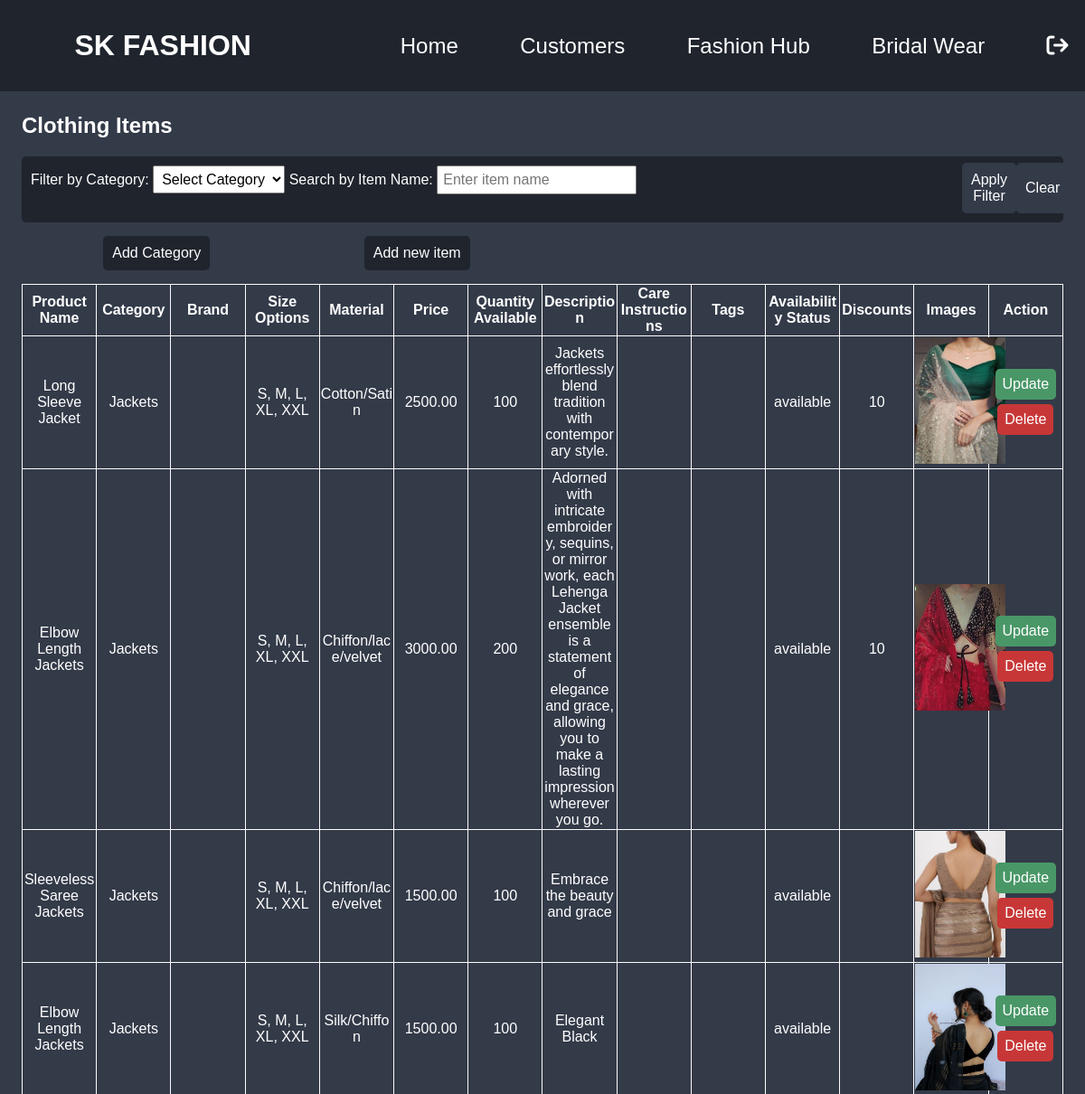
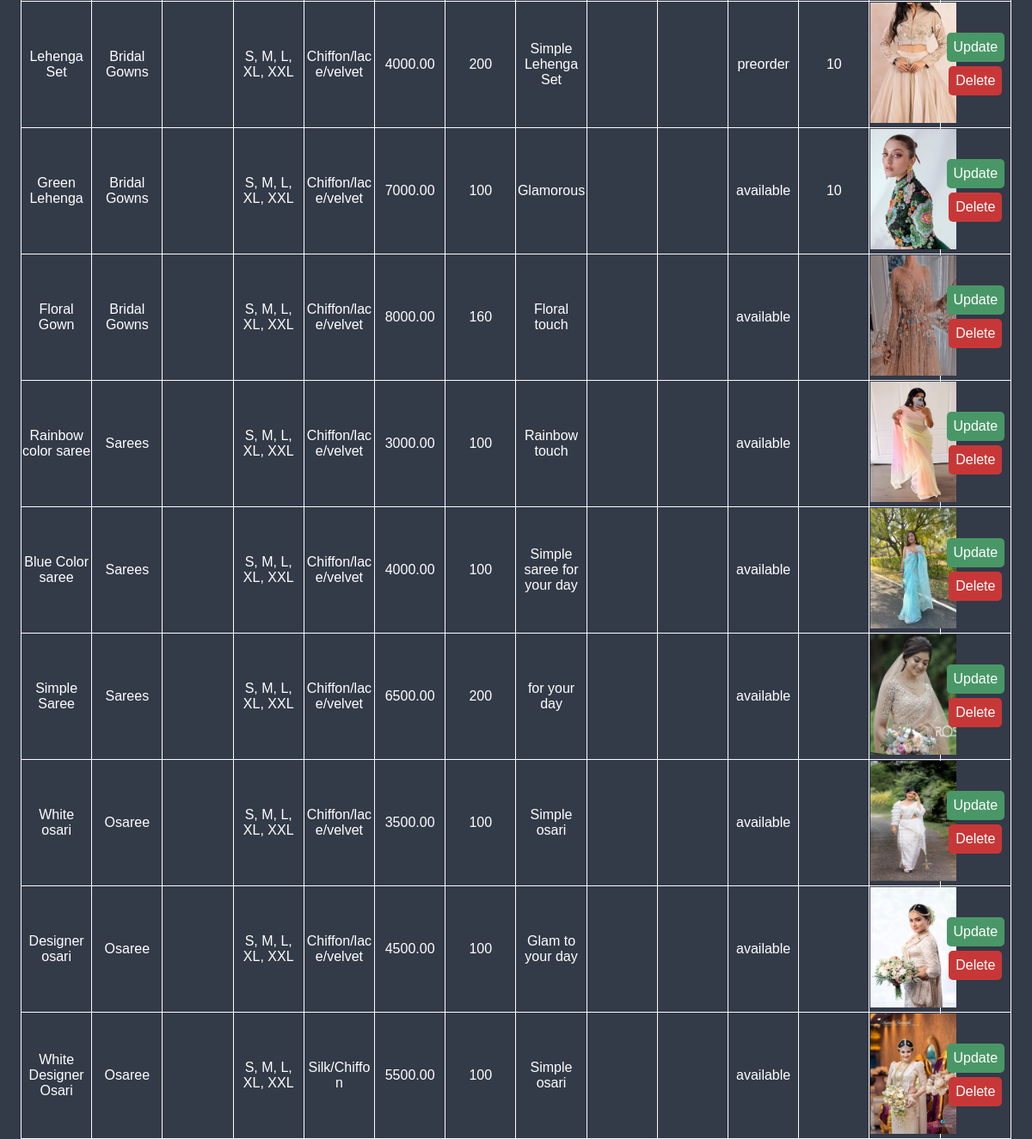
Screenshot of /filtered_items_BW.php with the database file from the repository (2 pictures, top to bottom).
### tables this page shows
CREATE TABLE `clothing_items_bridal_wear` (
  `id` int(11) NOT NULL,
  `productName` varchar(255) NOT NULL,
  `category` varchar(50) NOT NULL,
  `brand` varchar(100) DEFAULT NULL,
  `gender` varchar(20) NOT NULL,
  `sizeOptions` varchar(50) DEFAULT NULL,
  `material` varchar(100) NOT NULL,
  `price` decimal(10,2) NOT NULL,
  `quantityAvailable` int(11) NOT NULL,
  `images` text DEFAULT NULL,
  `description` text NOT NULL,
  `careInstructions` text DEFAULT NULL,
  `tags` varchar(255) DEFAULT NULL,
  `availabilityStatus` varchar(20) NOT NULL,
  `discounts` varchar(255) DEFAULT NULL,
  `created_at` timestamp NOT NULL DEFAULT current_timestamp()
);

### filtered_items_BW.php (the view, shortened to what this page needs)
<?php
    include "./header.php";
?>
<!DOCTYPE html>
<html lang="en">
<head>
    <link rel="stylesheet" href="./Styles/Admin_Styles/add_item.css">
</head>
<body>
<div class="main">
        <?php
        $db = new connection();
        $conn = $db->getConnection();
        $stmt = $conn->prepare("SELECT * FROM clothing_items_bridal_wear");
        $stmt->execute();
        $category = '';
        $itemName = '';
        if (!empty($category) && !empty($itemName)) {
            $stmt = $conn->prepare("SELECT * FROM clothing_items_bridal_wear
                                    WHERE category = :category
                                    AND productName LIKE :itemName");
            $stmt->bindParam(':category', $category, PDO::PARAM_STR);
            $stmt->bindParam(':itemName', $itemName, PDO::PARAM_STR);
        } elseif (!empty($category)) {
            $stmt = $conn->prepare("SELECT * FROM clothing_items_bridal_wear
                                    WHERE category = :category");
            $stmt->bindParam(':category', $category, PDO::PARAM_STR);
        } elseif (!empty($itemName)) {
            $stmt = $conn->prepare("SELECT * FROM clothing_items_bridal_wear
                                    WHERE productName LIKE :itemName");
            $stmt->bindParam(':itemName', $itemName, PDO::PARAM_STR);
        } else {
            $stmt = $conn->prepare("SELECT * FROM clothing_items_bridal_wear");
        }
        $stmt->execute();
        $result = $stmt->fetchAll(PDO::FETCH_ASSOC);
        ?>
        <h2>Clothing Items</h2>
        <form action="./filtered_items_BW.php" method="get">
            <div class="top-box">
                <label for="category">Filter by Category:</label>
                <select id="category" name="category">
                    <option value="" selected disabled>Select Category</option>
                </select>
                <label for="itemName">Search by Item Name:</label>
                <input type="text" id="itemName" name="itemName" placeholder="Enter item name">
                <div class="btn-apply-clear">
                    <button class="apply-clear" id="applyBtn" type="submit">Apply Filter</button>
                    <button class="apply-clear" type="button" id="clearBtn">Clear</button>
                </div>
            </div>
            <div class="addBtns">
                <a id="addCategory" href="./add_new_category_BW.php">Add Category</a>
                <a id="addItem" href="./add_item_BW.php">Add new item</a>
            </div>
        </form>
        <?php
        if (count($result) > 0) {
            ?>
            <table border="1">
                <tr>
                    <th>Product Name</th>
                    <th>Category</th>
                    <th>Brand</th>
                    <th>Size Options</th>
                    <th>Material</th>
                    <th>Price</th>
                    <th>Quantity Available</th>
                    <th>Description</th>
                    <th>Care Instructions</th>
                    <th>Tags</th>
                    <th>Availability Status</th>
                    <th>Discounts</th>
                    <th>Images</th>
                    <th>Action</th>
                </tr>
                <?php foreach ($result as $row): ?>
                    <tr>
                        <td><?= $row['productName'] ?></td>
                        <td><?= $row['category'] ?></td>
                        <td><?= $row['brand'] ?></td>
                        <td><?= $row['sizeOptions'] ?></td>
                        <td><?= $row['material'] ?></td>
                        <td><?= $row['price'] ?></td>
                        <td><?= $row['quantityAvailable'] ?></td>
                        <td><?= $row['description'] ?></td>
                        <td><?= $row['careInstructions'] ?></td>
                        <td><?= $row['tags'] ?></td>
                        <td><?= $row['availabilityStatus'] ?></td>
                        <td><?= $row['discounts'] ?></td>
                        <td>
                            <?php
                            $images = explode(', ', $row['images']);
                            if (!empty($images)) {
                                echo '<img class="item-image" src="' . $images[0] . '" alt="Image">';
                            } else {
                                echo 'No Image';
                            }
                            ?>
                    </td>
                    <td>
                        <button type="button" class="updateClass" id="btnUpdate" data-bs-toggle="modal" data-bs-target="#updateFormModal" data-item-id="<?= $row['id'] ?>">Update</button>
                        <form action="./delete_item_BW.php" method="post">
                            <button type="submit" class="deleteClass" id="btnDelete" name="delete_item">Delete</button>
                        </form>
                    </tr>
                <?php endforeach; ?>
            </table>
        <?php
        } else {
            echo '<div class="alert alert-warning" role="alert">No items found.</div>';
        }
        ?>
</div>
</body>
</html>

### Styles/Admin_Styles/header.css (style rules this page uses)
* { font-family: 'Poppins', sans-serif; }
body { background: hsl(219, 17%, 24%); color: white; }

### Styles/Admin_Styles/add_item.css (style rules this page uses)
body { margin:0; padding: 0; font-family: Arial, Helvetica, sans-serif; }
.main { margin-top: 125px; width: 96%; margin-left: 2%; height: auto; }
form .top-box { padding: 10px; background-color: hsl(219, 18%, 15%); border-radius: 5px; }
.main form #category { font-size: 1rem; padding: 5px; }
.main form #itemName { font-size: 1rem; padding: 5px; }
.main form .btn-apply-clear { margin-left: 1030px; margin-top: -35px; display: flex; justify-content: space-around; }
.main form .btn-apply-clear #applyBtn { background-color: hsl(219, 17%, 24%); color: white; }
.main form .btn-apply-clear #clearBtn { background-color: hsl(219, 17%, 24%); color: white; }
.main form .apply-clear { padding: 10px; font-size: 1rem; border: none; border-radius: 5px; cursor: pointer; }
.main .addBtns { margin-top: 10px; margin-bottom: 10px; display: flex; justify-content: space-around; width: 50%; padding: 5px; }
.main .addBtns a { padding: 10px; border-radius: 5px; }
.main .addBtns #addCategory { background-color: hsl(219, 18%, 15%); color: white; text-decoration: none; }
.main .addBtns #addItem { background-color: hsl(219, 18%, 15%); color: white; text-decoration: none; }
table { border-collapse: collapse; width: 100%; table-layout: fixed; }
table, th, td { border: 1px solid rgb(253, 252, 252); word-wrap: break-word; }
th, td { text-align: center; }
table th { background-color: hsl(219, 17%, 24%); color: white; }
table .updateClass { border: none; padding: 8px; font-size: 1rem; border-radius: 5px; cursor: pointer; color: white; }
table .deleteClass { border: none; padding: 8px; font-size: 1rem; border-radius: 5px; cursor: pointer; color: white; }
table #btnUpdate { background-color: hsl(143, 35%, 44%); }
table #btnDelete { background-color: hsl(0, 57%, 50%); margin-top: 5px; }
.item-image { width: 100px !important; height: 140px !important; }

### rows the page displays
clothing_items_bridal_wear: productName "Long Sleeve Jacket", category "Jackets", sizeOptions "S, M, L, XL, XXL", material "Cotton/Satin", price "2500.00", quantityAvailable "100", description "Jackets effortlessly blend tradition with contemporary style.", availabilityStatus "available", discounts "10", shows a picture
clothing_items_bridal_wear: productName "Elbow Length Jackets", category "Jackets", sizeOptions "S, M, L, XL, XXL", material "Chiffon/lace/velvet", price "3000.00", quantityAvailable "200", description "Adorned with intricate embroidery, sequins, or mirror work, each Lehenga Jacket ensemble is a statement of elegance and grace, allowing you to make a lasting impression wherever you go.", availabilityStatus "available", discounts "10", shows a picture
clothing_items_bridal_wear: productName "Sleeveless Saree Jackets", category "Jackets", sizeOptions "S, M, L, XL, XXL", material "Chiffon/lace/velvet", price "1500.00", quantityAvailable "100", description "Embrace the beauty and grace", availabilityStatus "available", shows a picture
clothing_items_bridal_wear: productName "Elbow Length Jackets", category "Jackets", sizeOptions "S, M, L, XL, XXL", material "Silk/Chiffon", price "1500.00", quantityAvailable "100", description "Elegant Black", availabilityStatus "available", shows a picture
clothing_items_bridal_wear: productName "Lehenga Set", category "Bridal Gowns", sizeOptions "S, M, L, XL, XXL", material "Chiffon/lace/velvet", price "4000.00", quantityAvailable "200", description "Simple Lehenga Set", availabilityStatus "preorder", discounts "10", shows a picture
clothing_items_bridal_wear: productName "Green Lehenga", category "Bridal Gowns", sizeOptions "S, M, L, XL, XXL", material "Chiffon/lace/velvet", price "7000.00", quantityAvailable "100", description "Glamorous", availabilityStatus "available", discounts "10", shows a picture
clothing_items_bridal_wear: productName "Floral Gown", category "Bridal Gowns", sizeOptions "S, M, L, XL, XXL", material "Chiffon/lace/velvet", price "8000.00", quantityAvailable "160", description "Floral touch", availabilityStatus "available", shows a picture
clothing_items_bridal_wear: productName "Rainbow color saree", category "Sarees", sizeOptions "S, M, L, XL, XXL", material "Chiffon/lace/velvet", price "3000.00", quantityAvailable "100", description "Rainbow touch", availabilityStatus "available", shows a picture
clothing_items_bridal_wear: productName "Blue Color saree", category "Sarees", sizeOptions "S, M, L, XL, XXL", material "Chiffon/lace/velvet", price "4000.00", quantityAvailable "100", description "Simple saree for your day", availabilityStatus "available", shows a picture
clothing_items_bridal_wear: productName "Simple Saree", category "Sarees", sizeOptions "S, M, L, XL, XXL", material "Chiffon/lace/velvet", price "6500.00", quantityAvailable "200", description "for your day", availabilityStatus "available", shows a picture
clothing_items_bridal_wear: productName "White osari", category "Osaree", sizeOptions "S, M, L, XL, XXL", material "Chiffon/lace/velvet", price "3500.00", quantityAvailable "100", description "Simple osari", availabilityStatus "available", shows a picture
clothing_items_bridal_wear: productName "Designer osari", category "Osaree", sizeOptions "S, M, L, XL, XXL", material "Chiffon/lace/velvet", price "4500.00", quantityAvailable "100", description "Glam to your day", availabilityStatus "available", shows a picture
clothing_items_bridal_wear: productName "White Designer Osari", category "Osaree", sizeOptions "S, M, L, XL, XXL", material "Silk/Chiffon", price "5500.00", quantityAvailable "100", description "Simple osari", availabilityStatus "available", shows a picture
